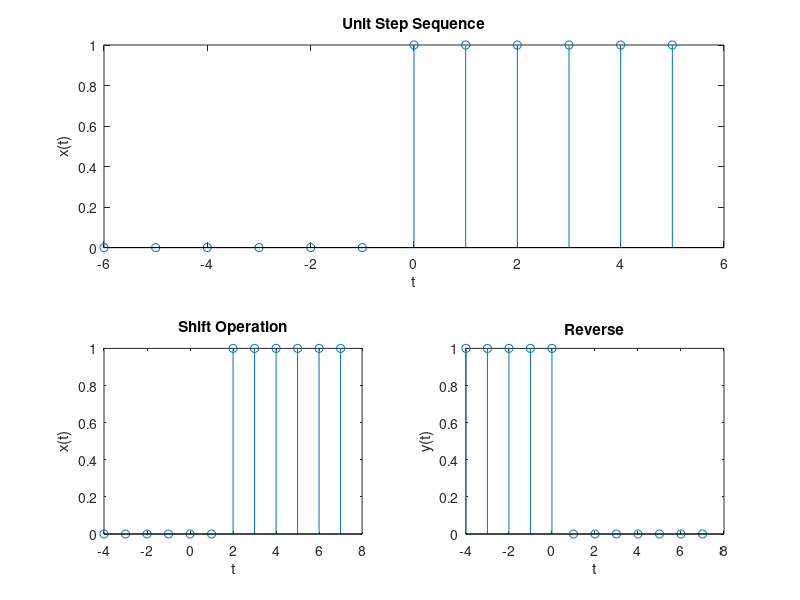

MATLAB code to generate this figure:
clear
N=12;
t=-6:1:(N-1)/2;
for i=1:length(t)
  if t(i)>=0
    x(i)=1;
  else
    x(i)=0;
  endif
endfor
subplot(2,2,1:2);
stem(t,x);
xlabel('t');ylabel('x(t)');
title('Unit Step Sequence');

t=t+2;
subplot(2,2,3);
stem(t,x);
xlabel('t');ylabel('x(t)');
title('Shift Operation');

for i=1:length(t)
  if t(i)<=0
    y(i)=1;
  else
    y(i)=0;
  endif
endfor

subplot(2,2,4);
stem(t,y);
xlabel('t');ylabel('y(t)');
title('Reverse');